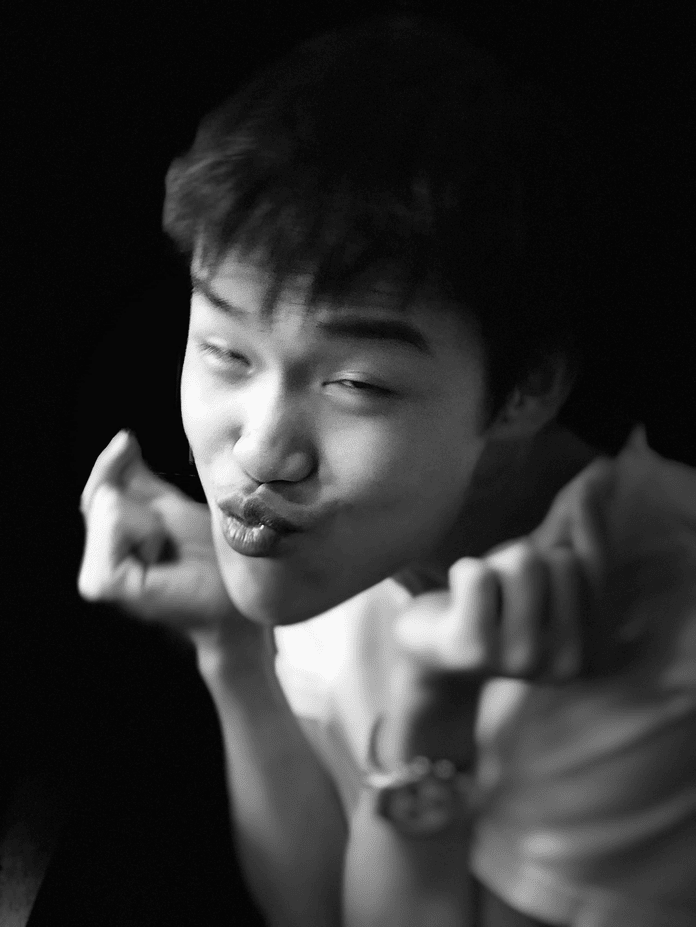
#> input picture hw1/part1/testdata/2.png, 696 x 927 px, found by its file name
$ python main.py
#> lines starting #> are read from the running program, lines starting #| are printed output that depends on the picture
### hw1/part1/DoG.py
import numpy as np
import cv2


class Difference_of_Gaussian(object):
    def __init__(self, threshold):
        self.threshold = threshold
        self.sigma = 2 ** (1 / 4)
        self.num_octaves = 2
        self.num_DoG_images_per_octave = 4
        self.num_guassian_images_per_octave = self.num_DoG_images_per_octave + 1

    def get_octave_images(self, image):
        octave_images = []
        for octave in range(self.num_octaves):
            base_image = cv2.resize(
                image,
                None,
                fx=1.0 / (2**octave),
                fy=1.0 / (2**octave),
                interpolation=cv2.INTER_NEAREST,
            )
            gaussian_images = [base_image] + [
                cv2.GaussianBlur(base_image, ksize=(0, 0), sigmaX=self.sigma**k)
                for k in range(1, self.num_guassian_images_per_octave + 1)
            ]
            octave_images.append(gaussian_images)
        # Step 2: Build DoG pyramid (2 octaves, 4 DoG images per octave)
        # - For each octave, subtract adjacent Gaussian images:
        #   DoG_i = Gaussian_{i+1} - Gaussian_i.
        # - Use cv2.subtract(second_image, first_image).
        # - DoG image shape is the same as its corresponding Gaussian image.

        dog_images = []
        for octave in range(self.num_octaves):
            octave_dog_images = [
                cv2.subtract(octave_images[octave][i + 1], octave_images[octave][i])
                for i in range(self.num_DoG_images_per_octave)
            ]
            dog_images.append(np.stack(octave_dog_images, axis=0))

        return dog_images

    def get_keypoint_from_DoG(self, dog_images):
        keypoints = []
        for octave in range(self.num_octaves):
            # [4 lines of commented-out code are left out]
            windows = np.lib.stride_tricks.sliding_window_view(
                dog_images[octave], (3, 3, 3)
            )  # shape: (H-2, W-2, 3, 3, 3)

            # Exclude center pixel (index 13 in flattened 3x3x3) from neighbor comparison
            flat = windows.reshape(*windows.shape[:3], -1)  # (4, H, W, 27)

            flat_no_center_max = flat.copy().astype(np.float64)
            flat_no_center_min = flat.copy().astype(np.float64)
            flat_no_center_max[..., 13] = -np.inf
            flat_no_center_min[..., 13] = np.inf

            max_values = np.max(flat_no_center_max, axis=-1)  # max of 26 neighbors
            min_values = np.min(flat_no_center_min, axis=-1)  # min of 26 neighbors

            # Center pixels corresponding to windows: dog_images[octave][1:3, 1:-1, 1:-1]
            center = dog_images[octave][1:3, 1:-1, 1:-1]  # shape: (2, H-2, W-2)
            key_points = (
                (center > max_values) | (center < min_values)
            ) & (np.abs(center) > self.threshold)

            # argwhere gives [d, i, j] in (2, H-2, W-2) space; actual coords are [i+1, j+1]
            keypoints.extend(
                (np.argwhere(key_points)[:, 1:] + 1) * (2**octave)
            )  # shape: (N, 2), scale to original image

        # Step 4: Remove duplicate keypoints
        # - Use np.unique(..., axis=0).
        # - Expected shape after this step: (N, 2).
        keypoints = np.unique(np.array(keypoints), axis=0)
        if keypoints.ndim == 1:
            keypoints = keypoints.reshape(-1, 2)

        # Step 5: Sort keypoints
        # Sort points using np.lexsort((col, row)) -> primary key col, secondary key row.
        if len(keypoints) > 0:
            keypoints = keypoints[np.lexsort((keypoints[:, 1], keypoints[:, 0]))]
        return keypoints

    # [61 lines left out: function get_keypoints, not called in this run]

### hw1/part1/main.py
import numpy as np
import cv2
import argparse
from DoG import Difference_of_Gaussian


def plot_keypoints(img_gray, keypoints, save_path):
    img = np.repeat(np.expand_dims(img_gray, axis=2), 3, axis=2)
    for y, x in keypoints:
        cv2.circle(img, (x, y), 5, (0, 0, 255), -1)
    cv2.imwrite(save_path, img)


def main():
    parser = argparse.ArgumentParser(
        description="main function of Difference of Gaussian"
    )
    parser.add_argument(
        "--threshold",
        default=5.0,
        type=float,
        help="threshold value for feature selection",
    )
    parser.add_argument(
        "--image_path", default="part1/testdata/2.png", help="path to input image"
    )
    args = parser.parse_args()

    print("Processing %s ..." % args.image_path)
    img = cv2.imread(args.image_path, 0).astype(np.float32)
#> img: shape (927, 696) float32; min 4, max 249, mean 48.2

    dog = Difference_of_Gaussian(threshold=args.threshold)

    dog_images = dog.get_octave_images(img)
#> after the loop in get_octave_images, `for octave in range(self.num_octaves):`: octave_images = 2 items
#> dog_images = 2 items
    for octave in range(dog.num_octaves):
        for i in range(dog.num_DoG_images_per_octave):
            save_path = "./output/octave%d_DoG%d.png" % (octave, i)
            minmax_img = cv2.normalize(
                dog_images[octave][i],
                None,
                alpha=0,
                beta=255,
                norm_type=cv2.NORM_MINMAX,
            )
            cv2.imwrite(save_path, minmax_img)
#> this loop made 2 passes
#> pass 1, in main, `cv2.imwrite(save_path, minmax_img)`:
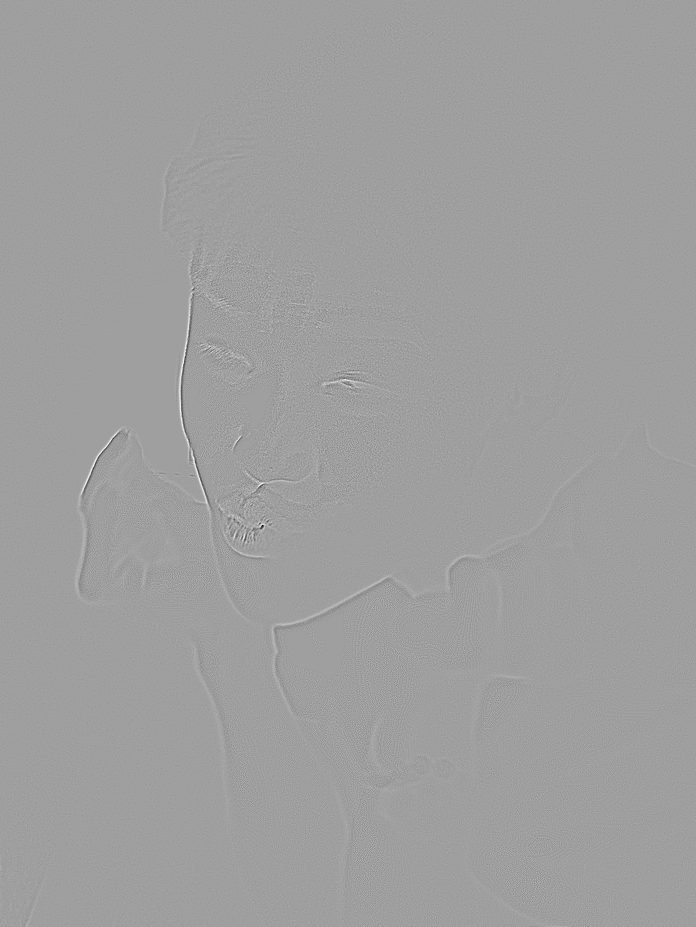
#> saved as octave0_DoG0.png: shape (927, 696); min 0, max 255, mean 158.7
#> pass 1, in main, `cv2.imwrite(save_path, minmax_img)`:
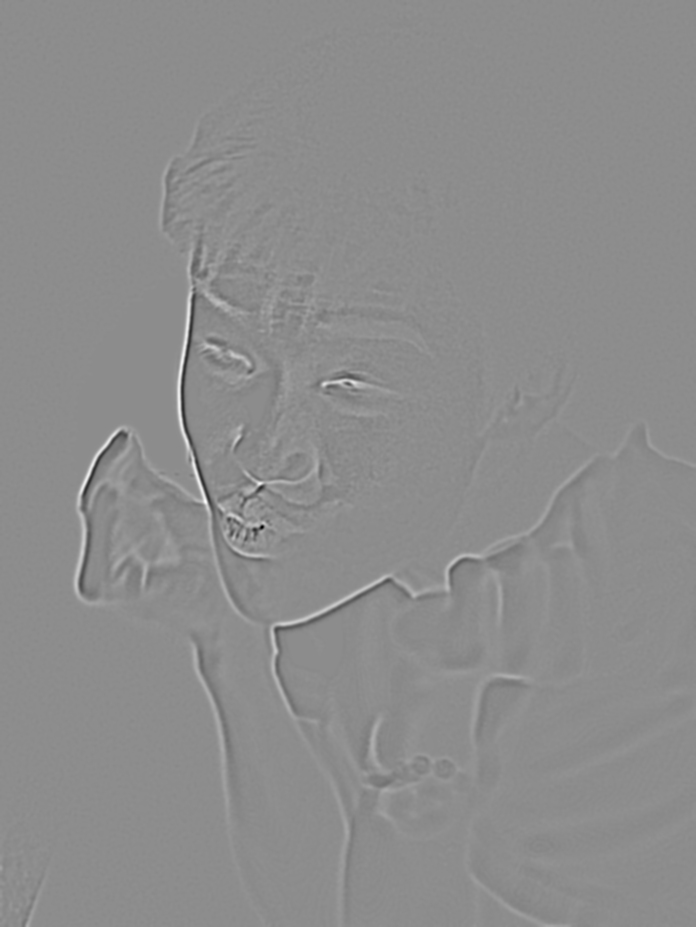
#> saved as octave0_DoG3.png: shape (927, 696); min 0, max 255, mean 140.5

    keypoints = dog.get_keypoint_from_DoG(dog_images)
#> after the loop in get_keypoint_from_DoG, `for octave in range(self.num_octaves):`: keypoints = 26 pairs, first value 319 to 650, second value 82 to 347
    plot_keypoints(img, keypoints, "./output/keypoints_%f.png" % args.threshold)
#> the loop in plot_keypoints, `for y, x in keypoints:` made 26 passes
#> (y, x) on passes 1 to 12: (319, 188), (324, 186), (328, 187), (328, 192), (340, 212), (364, 180), (380, 178), (382, 333), (382, 340), (383, 347), (396, 179), (398, 182)
#> after the loop in plot_keypoints, `for y, x in keypoints:`:
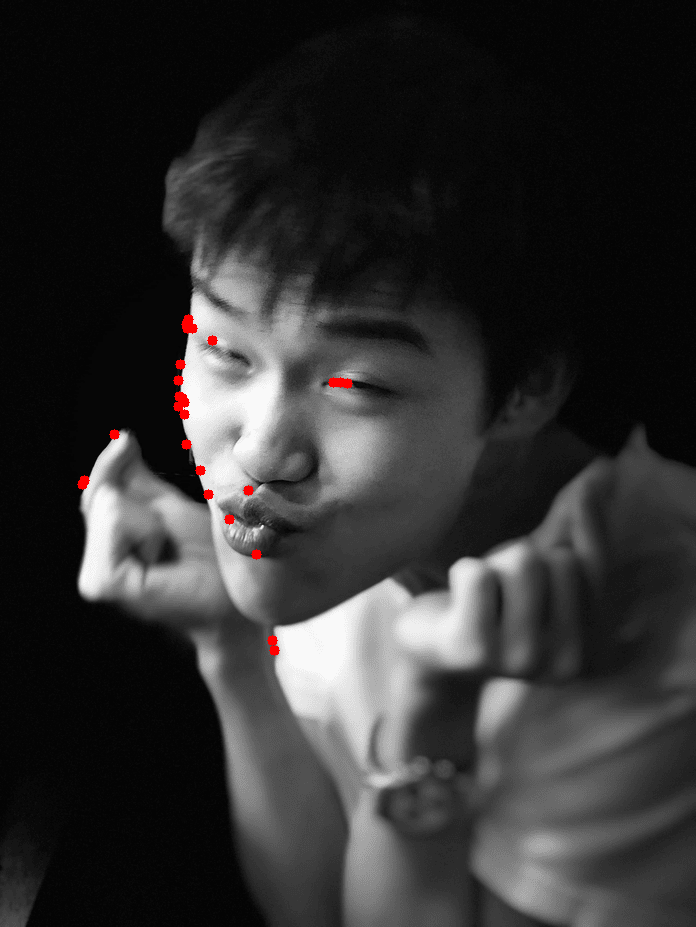
#> img: shape (927, 696, 3) float32; mean of channels 0, 1, 2 47.8, 47.8, 48.6; drawn as B, G, R

    ### TODO ###


if __name__ == "__main__":
    main()
